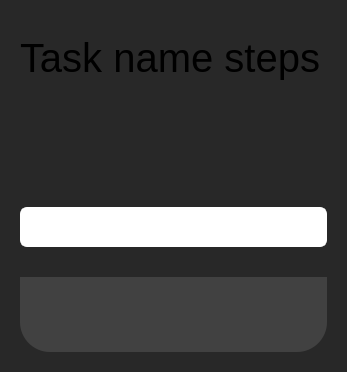
                 <widget class="QWidget" name="task_steps_widget" native="true">
                  <property name="styleSheet">
                   <string notr="true">background-color: rgb(40,40, 40);
border-radius: 40px;
</string>
                  </property>
                  <layout class="QVBoxLayout" name="verticalLayout_2">
                   <property name="leftMargin">
                    <number>20</number>
                   </property>
                   <property name="topMargin">
                    <number>20</number>
                   </property>
                   <property name="rightMargin">
                    <number>20</number>
                   </property>
                   <property name="bottomMargin">
                    <number>20</number>
                   </property>
                   <item>
                    <layout class="QHBoxLayout" name="enable_steps_layout">
                     <item>
                      <widget class="QLabel" name="steps_label">
                       <property name="minimumSize">
                        <size>
                         <width>0</width>
                         <height>75</height>
                        </size>
                       </property>
                       <property name="maximumSize">
                        <size>
                         <width>16777215</width>
                         <height>95</height>
                        </size>
                       </property>
                       <property name="font">
                        <font>
                         <pointsize>30</pointsize>
                         <bold>false</bold>
                         <kerning>true</kerning>
                        </font>
                       </property>
                       <property name="text">
                        <string>Task name steps</string>
                       </property>
                       <property name="alignment">
                        <set>Qt::AlignmentFlag::AlignLeading|Qt::AlignmentFlag::AlignLeft|Qt::AlignmentFlag::AlignVCenter</set>
                       </property>
                       <property name="wordWrap">
                        <bool>true</bool>
                       </property>
                       <property name="margin">
                        <number>20</number>
                       </property>
                      </widget>
                     </item>
                     <item>
                      <widget class="QWidget" name="steps_switch" native="true"/>
                     </item>
                    </layout>
                   </item>
                   <item>
                    <widget class="QStackedWidget" name="steps_stack">
                     <property name="minimumSize">
                      <size>
                       <width>0</width>
                       <height>100</height>
                      </size>
                     </property>
                    </widget>
                   </item>
                   <item>
                    <widget class="QProgressBar" name="task_step_progress">
                     <property name="sizePolicy">
                      <sizepolicy hsizetype="Expanding" vsizetype="Preferred">
                       <horstretch>0</horstretch>
                       <verstretch>0</verstretch>
                      </sizepolicy>
                     </property>
                     <property name="minimumSize">
                      <size>
                       <width>0</width>
                       <height>40</height>
                      </size>
                     </property>
                     <property name="maximumSize">
                      <size>
                       <width>16777215</width>
                       <height>50</height>
                      </size>
                     </property>
                     <property name="styleSheet">
                      <string notr="true">
QProgressBar {
    border: 2px solid white;
    border-radius: 7px;
    background-color: white;
    padding: 0;
}

QProgressBar::chunk {
    background-color: rgb(17, 255, 57);
    border-radius: 7px;
}
</string>
                     </property>
                     <property name="value">
                      <number>0</number>
                     </property>
                     <property name="textVisible">
                      <bool>false</bool>
                     </property>
                    </widget>
                   </item>
                   <item>
                    <widget class="QWidget" name="task_steps_layout" native="true">
                     <layout class="QVBoxLayout" name="verticalLayout_3"/>
                    </widget>
                   </item>
                   <item>
                    <widget class="QPushButton" name="add_task_step_button">
                     <property name="sizePolicy">
                      <sizepolicy hsizetype="Preferred" vsizetype="Preferred">
                       <horstretch>0</horstretch>
                       <verstretch>0</verstretch>
                      </sizepolicy>
                     </property>
                     <property name="minimumSize">
                      <size>
                       <width>0</width>
                       <height>75</height>
                      </size>
                     </property>
                     <property name="maximumSize">
                      <size>
                       <width>16777215</width>
                       <height>100</height>
                      </size>
                     </property>
                     <property name="styleSheet">
                      <string notr="true">background-color: rgb(65, 65, 65);
border-bottom-left-radius: 30px;
border-bottom-right-radius: 30px;
border-top-left-radius: 0px;
border-top-right-radius: 0px;
</string>
                     </property>
                     <property name="text">
                      <string/>
                     </property>
                     <property name="icon">
                      <iconset>
                       <normaloff>icons_white/plus.svg</normaloff>icons_white/plus.svg</iconset>
                     </property>
                     <property name="iconSize">
                      <size>
                       <width>40</width>
                       <height>40</height>
                      </size>
                     </property>
                    </widget>
                   </item>
                  </layout>
                 </widget>
